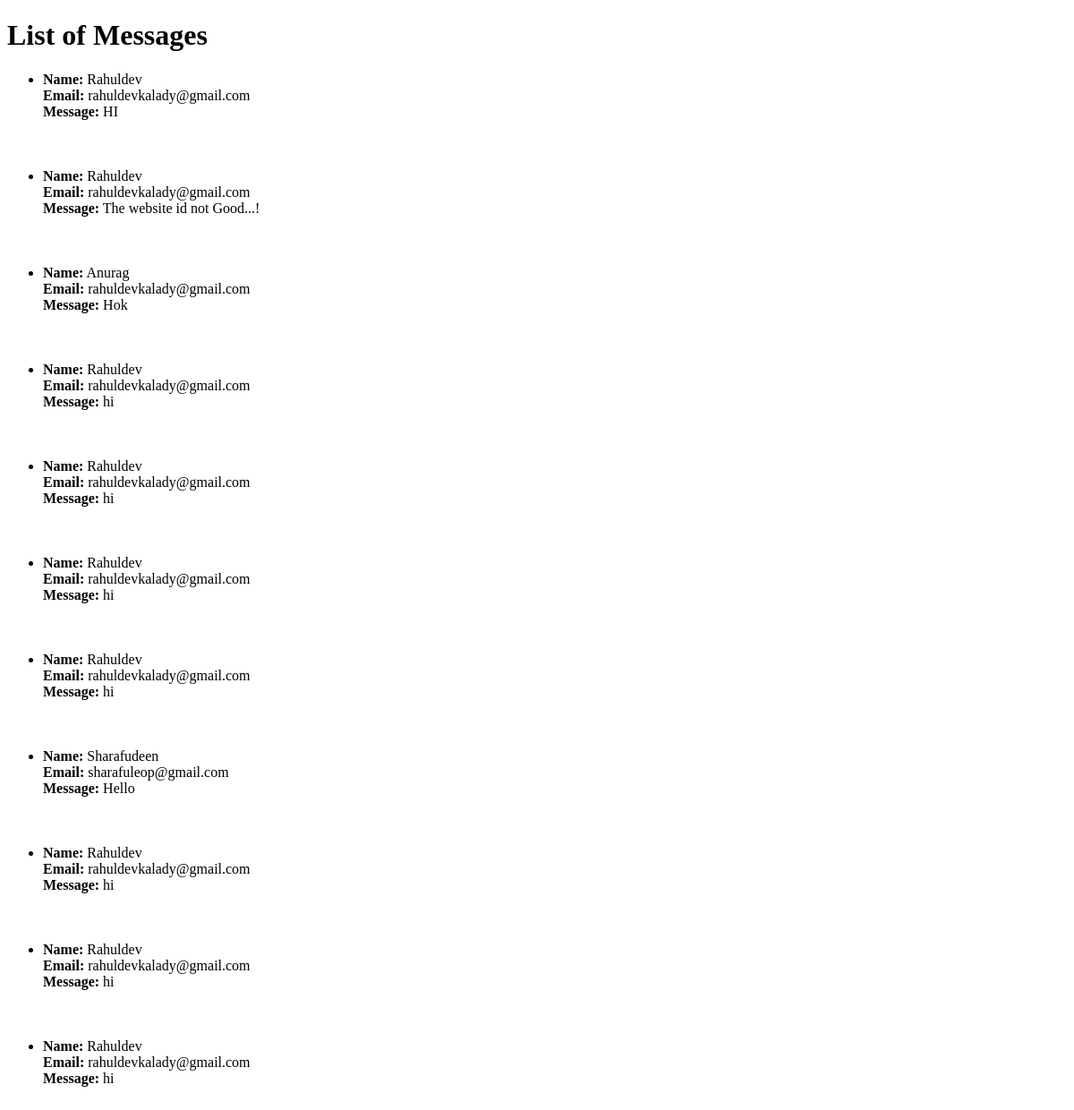
The page /message on the database as committed earlier.
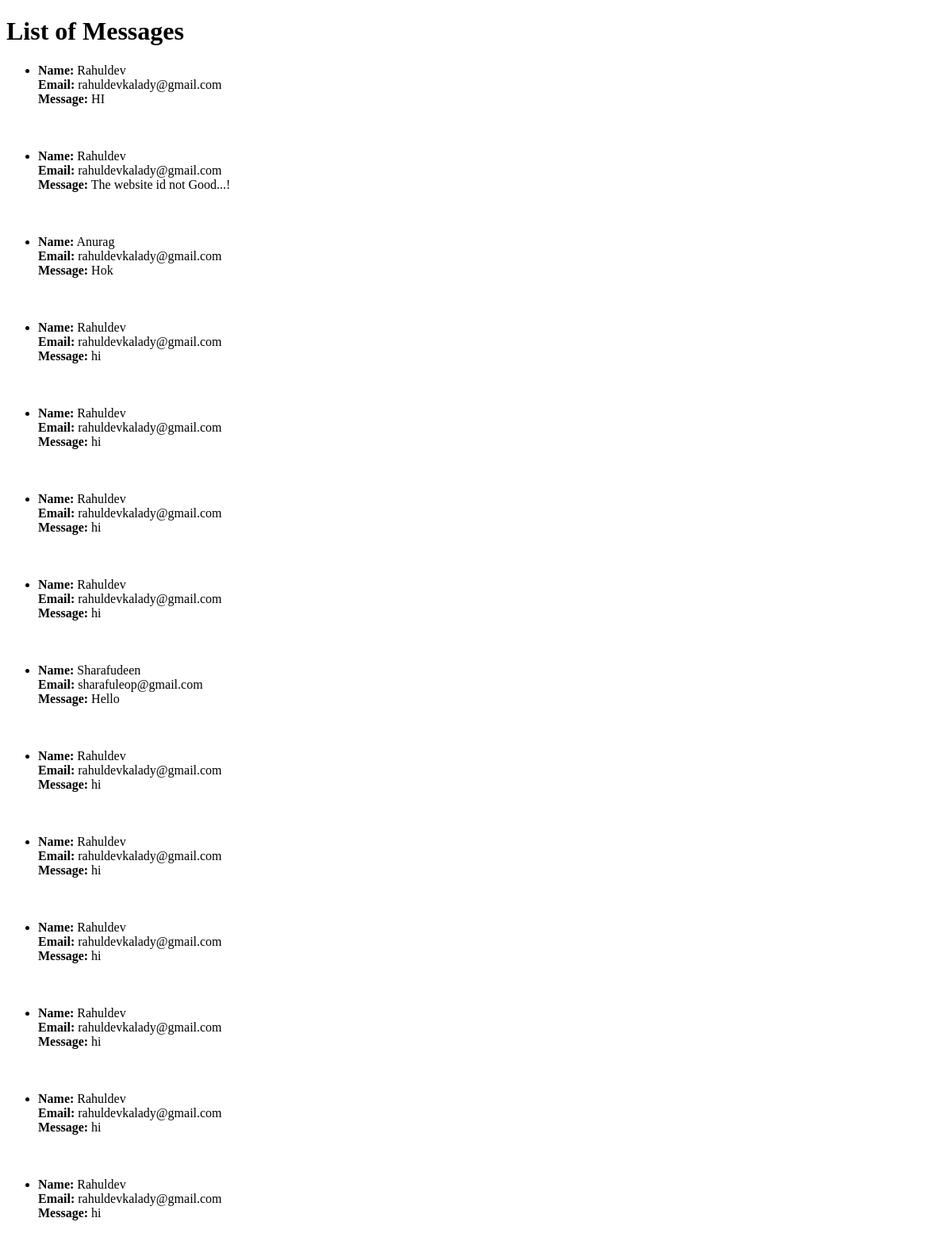
The same page on the database as committed later.
### app1/models.py (models this page shows, shortened)
class Message(models.Model):
    name = models.CharField(max_length=100)
    email = models.EmailField()
    message = models.TextField(max_length=100)

### app1/views.py (the view)
# urls.py: path('message', views.messages_view),
def messages_view(request):
    m = Message.objects.all()
    return render(request, 'messages.html', {'messages': m})

### templates/messages.html (shortened to what this page needs)
<!DOCTYPE html>
<html lang="en">
<head>
</head>
<body>
    <h1>List of Messages</h1>
    <ul>
        {% for i in messages %}
            <li>
                <strong>Name:</strong> {{ i.name }}<br>
                <strong>Email:</strong> {{ i.email }}<br>
                <strong>Message:</strong> {{ i.message }}<br><br><br><br>
            </li>
        {% endfor %}
    </ul>
</body>
</html>

Rows that differ between the two databases and show on the page:
added Message: name "Rahuldev", email "rahuldevkalady@gmail.com", message "hi"
added Message: name "Rahuldev", email "rahuldevkalady@gmail.com", message "hi"
added Message: name "Rahuldev", email "rahuldevkalady@gmail.com", message "hi"
